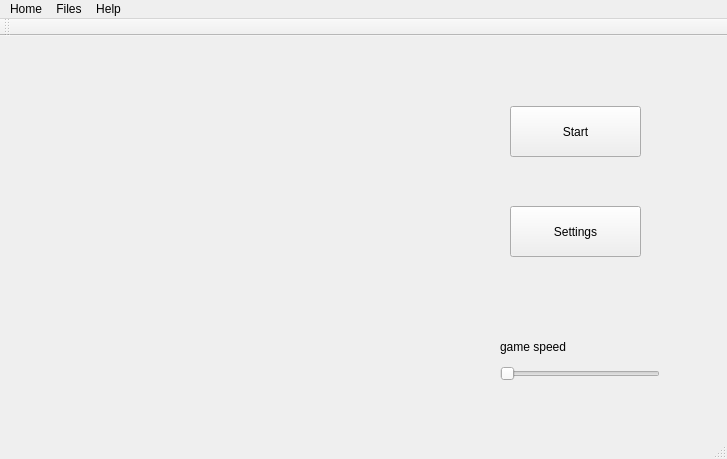
<?xml version="1.0" encoding="UTF-8"?>
<ui version="4.0">
 <class>GameOfLifeClass</class>
 <widget class="QMainWindow" name="GameOfLifeClass">
  <property name="geometry">
   <rect>
    <x>0</x>
    <y>0</y>
    <width>727</width>
    <height>459</height>
   </rect>
  </property>
  <property name="windowTitle">
   <string>GameOfLife</string>
  </property>
  <widget class="QWidget" name="centralWidget">
   <widget class="QWidget" name="BoardContainer" native="true">
    <property name="geometry">
     <rect>
      <x>10</x>
      <y>10</y>
      <width>400</width>
      <height>400</height>
     </rect>
    </property>
   </widget>
   <widget class="QSlider" name="gameSpeedSlider">
    <property name="geometry">
     <rect>
      <x>500</x>
      <y>330</y>
      <width>160</width>
      <height>16</height>
     </rect>
    </property>
    <property name="orientation">
     <enum>Qt::Horizontal</enum>
    </property>
   </widget>
   <widget class="QLabel" name="label">
    <property name="geometry">
     <rect>
      <x>500</x>
      <y>300</y>
      <width>91</width>
      <height>21</height>
     </rect>
    </property>
    <property name="text">
     <string>game speed </string>
    </property>
   </widget>
   <widget class="QPushButton" name="toggleButton">
    <property name="geometry">
     <rect>
      <x>510</x>
      <y>70</y>
      <width>131</width>
      <height>51</height>
     </rect>
    </property>
    <property name="text">
     <string>Start</string>
    </property>
   </widget>
   <widget class="QPushButton" name="SettingPageButton">
    <property name="geometry">
     <rect>
      <x>510</x>
      <y>170</y>
      <width>131</width>
      <height>51</height>
     </rect>
    </property>
    <property name="text">
     <string>Settings</string>
    </property>
   </widget>
  </widget>
  <widget class="QMenuBar" name="menuBar">
   <property name="geometry">
    <rect>
     <x>0</x>
     <y>0</y>
     <width>727</width>
     <height>21</height>
    </rect>
   </property>
   <widget class="QMenu" name="MenuHome">
    <property name="title">
     <string>Home</string>
    </property>
    <addaction name="actionBackToHomePage"/>
    <addaction name="actionExit"/>
   </widget>
   <widget class="QMenu" name="MenuFiles">
    <property name="title">
     <string>Files</string>
    </property>
    <addaction name="actionSaveBoard"/>
   </widget>
   <widget class="QMenu" name="menuHelp">
    <property name="title">
     <string>Help</string>
    </property>
    <addaction name="actionHelp"/>
   </widget>
   <addaction name="MenuHome"/>
   <addaction name="MenuFiles"/>
   <addaction name="menuHelp"/>
  </widget>
  <widget class="QToolBar" name="mainToolBar">
   <attribute name="toolBarArea">
    <enum>TopToolBarArea</enum>
   </attribute>
   <attribute name="toolBarBreak">
    <bool>false</bool>
   </attribute>
  </widget>
  <widget class="QStatusBar" name="statusBar"/>
  <action name="actionSaveBoard">
   <property name="text">
    <string>save board</string>
   </property>
  </action>
  <action name="actionBackToHomePage">
   <property name="text">
    <string>Go back to home page</string>
   </property>
  </action>
  <action name="actionExit">
   <property name="text">
    <string>Exit</string>
   </property>
  </action>
  <action name="actionHelp">
   <property name="text">
    <string>Help</string>
   </property>
  </action>
 </widget>
 <layoutdefault spacing="6" margin="11"/>
 <resources>
  <include location="GameOfLife.qrc"/>
 </resources>
 <connections/>
</ui>
